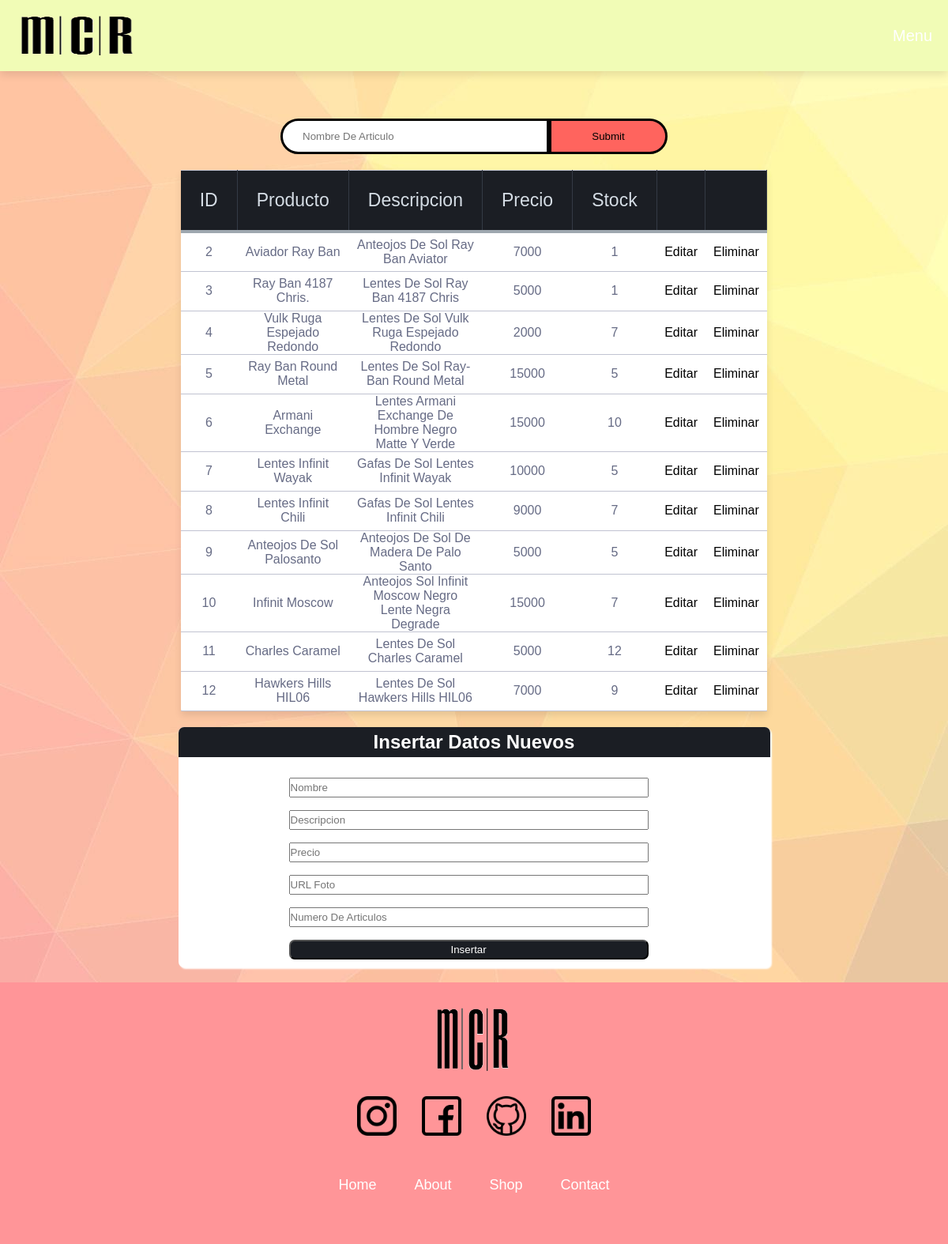
Screenshot of /PHP/admin.php with the database file from the repository.
### tables this page shows
CREATE TABLE `inventario` (
  `id` int(8) NOT NULL,
  `nombre` varchar(30) DEFAULT NULL,
  `descripcion` varchar(100) DEFAULT NULL,
  `precio` int(12) DEFAULT NULL,
  `foto` varchar(1000) DEFAULT NULL,
  `stock` int(9) DEFAULT NULL
);

### PHP/admin.php (the view, shortened to what this page needs)
<!DOCTYPE html>
<html lang="en">
<head>
	<link rel="stylesheet" type="text/css" href="../css/styles.css">
</head>
<body>
	<header>
		<a href="index_administrador.php" class="logo"><img class="logo" src="../imagenes/logo.jpg"></a>
		<label for="menu">Menu</label>
	</header>
	<div id="contenedorPrimal">
		<form method="post" action="" class="form_buscar">
			<input type="text" class="infoBuscador" name="dato" placeholder="Nombre de articulo">
			<input type="submit" name="boton" id="btn">
		</form>
		<?php
			include('conexion.php');
			$consulta = mysqli_query($conexion, "SELECT * FROM inventario");
		?>
		<?php if(isset($_POST['dato'])){ ?>
			<?php
				$dato = $_POST["dato"];
				$query = mysqli_query($conexion, "SELECT * FROM inventario WHERE nombre LIKE '%$dato%' OR
																				 id 	LIKE '%$dato%' OR
																				 precio LIKE '%$dato%'");
				$resultado=mysqli_num_rows($query);
			?>
				<?php if($resultado == 0){ ?>
					<! -- SI EL DATO NO EXISTE MUESTRO TODO -->
						<h1>EL DATO NO EXISTE</h1>
						<div class="contenedorTabla">
							<table class="table-fill">
								<thead class="Title">
									<tr>
										<th>ID</th>
										<th>Producto</th>
										<th>Descripcion</th>
										<th>Precio</th>
										<th>Stock</th>
										<th></th>
										<th></th>
									</tr>
								</thead>
								<tbody class="Datos">
									<?php while($row=mysqli_fetch_array($consulta)){ ?>
									<tr>
										<td><?php echo $row['id']?></td>
				                        <td><?php echo $row['nombre']?></td>
				                        <td><?php echo $row['descripcion']?></td>
				                        <td><?php echo $row['precio']?></td>
				                        <td><?php echo $row['stock']?></td>
				                        <td><a href="actualizar.php?id=<?= $row['id'] ?>" class="btn_update">Editar</a></td>
										<td><a href="delete.php?id=<?= $row['id'] ?>" class="btn-drop">Eliminar</a></td>
									</tr>
									<?php } ?>
								</tbody>
							</table>
						</div>
				<?php }else{ ?>
						<! -- DATOS SOLICITADOS -->
						<div class="contenedorTabla">
							<table class="table-fill">
								<thead class="Title">
									<tr>
										<th>ID</th>
										<th>Producto</th>
										<th>Descripcion</th>
										<th>Precio</th>
										<th>Stock</th>
										<th></th>
										<th></th>
									</tr>
								</thead>
								<tbody class="Datos">
									<?php while($row=mysqli_fetch_array($query)){ ?>
									<tr>
										<td><?php echo $row['id']?></td>
				                        <td><?php echo $row['nombre']?></td>
				                        <td><?php echo $row['descripcion']?></td>
				                        <td><?php echo $row['precio']?></td>
				                        <td><?php echo $row['stock']?></td>
		                                <td><a href="actualizar.php?id=<?= $row['id'] ?>" class="btn_update">Editar</a></td>
										<td><a href="delete.php?id=<?= $row['id'] ?>" class="btn-drop">Eliminar</a></td>
									</tr>
									<?php } ?>
								</tbody>
							</table>
						</div>
				<?php } ?>
			<?php }else{ ?>
		              <div class="contenedorTabla">
		              	<table class="table-fill">
							<thead class="Title">
								<tr>
									<th>ID</th>
									<th>Producto</th>
									<th>Descripcion</th>
									<th>Precio</th>
									<th>Stock</th>
									<th></th>
									<th></th>
								</tr>
							</thead>
							<tbody class="Datos">
								<?php while($row=mysqli_fetch_array($consulta)){ ?>
								<tr>
									<td><?php echo $row['id'] ?></td>
			                        <td><?php echo $row['nombre'] ?></td>
			                        <td><?php echo $row['descripcion'] ?></td>
			                        <td><?php echo $row['precio'] ?></td>
			                        <td><?php echo $row['stock']?></td>
			                        <td><a href="actualizar.php?id=<?= $row['id'] ?>" class="btn_update">Editar</a></td>
									<td><a href="delete.php?id=<?= $row['id'] ?>" class="btn-drop">Eliminar</a></td>
								</tr>
								<?php } ?>
							</tbody>
						</table>
		              </div>
				<?php } ?>
			<form action="insertar.php" method="POST" class="form_Insert">
            	<h2 class="titulo">Insertar datos nuevos</h2>
            	<div class="contenedor-imput">
                    <input type="text" class="info" name="nombre" placeholder="Nombre">
                    <input type="text" class="info" name="descripcion" placeholder="Descripcion">
                    <input type="text" class="info" name="precio" placeholder="Precio">
                    <input type="text" class="info" name="foto" placeholder="URL foto">
                    <input type="text" class="info" name="stock" placeholder="Numero de articulos" pattern="[0-9]+">
                    <input type="submit" class="btn" value="insertar" >
                </div>
            </form>
	</div>
	<div class="contenedorFooter">
		<footer id="pieDePag">
	        <img class="logo" src="../imagenes/logo - copia.jpg" alt="LogoMCR">
	        <div class="contenedorRedes">
	        	<a href="https://www.instagram.com/mateo.criado_rota/" class="iconoRedSocial">
	        		<img class="logored" src="../imagenes/instagram.png" alt="logoInstagram">
	        	</a>
	        	<a href="https://www.facebook.com/mateo.criadorota.9" class="iconoRedSocial">
	        		<img class="logored" src="../imagenes/facebook.png" alt="logofacebook">
	        	</a>
	        	<a href="https://github.com/mateocriadorota?tab=repositories" class="iconoRedSocial">
	        		<img class="logored" src="../imagenes/github.png" alt="logoGithub">
	        	</a>
	        	<a href="https://www.linkedin.com/in/mateo-criado-rota-848465234/" class="iconoRedSocial">
	        		<img class="logored" src="../imagenes/linkedin.png" alt="logolinkedin">
	        	</a>
	        </div>
	        <ul class="contenedorMenu">
	        	<?php if($_SESSION['administrador']==1){?>
						<li class="MenuItem"> <a href="index_administrador.php">Home</a></li>
				<?php }else{ ?>
					<li class="MenuItem"> <a href="index_usuario.php">Home</a></li>
				<?php } ?>
				<li class="MenuItem"> <a href="about.php">About</a></li>
				<li class="MenuItem"> <a href="shop.php">Shop</a></li>
				<li class="MenuItem"> <a href="contacto.php">Contact</a></li>
	        </ul>
    	</footer>
	</div>
</body>
</html>

### css/styles.css (style rules this page uses)
* { margin: 0; padding: 0; box-sizing: border-box; font-family: sans-serif; text-transform: capitalize; text-decoration: none; }
body { background-image: url("../imagenes/fondo.jpg"); min-height: 100vh; position: relative; padding-top: 100px; padding-bottom: 350px; }
header { position: fixed; top: 0; right: 0; left: 0; background: #F1FCB6 ; box-shadow: 0 5px 10px rgb(0, 0, 0,.1); display: flex; align-items: center; justify-content: space-between; z-index: 1000; }
header .logo { height: 50px; width: 160px; margin: 0; }
header label { font-size: 20px; color: white; cursor: pointer; display: none; }
@media (max-width:1280px) { div#contenedorPrimal { margin-top: 50px; } }
@media (max-width:1280px) { header { padding: 20px; } }
@media (max-width:1280px) { header label { display: initial; } }
@media (max-width:1280px) { input.infoBuscador, input#btn { border: solid black; } }
.infoBuscador { background: #fff; width: 340px; height: 45px; border: none; outline: none; padding: 0 25px; border-radius: 25px 0 0 25px ; }
.form_buscar { display: flex; justify-content: center; }
#btn { position: relative; border-radius: 0 25px 25px 0; width: 150px; height: 45px; border: none; outline: none; cursor: pointer; background: #FF645E; color: black; }
footer { width: 100%; padding: 2rem 8%; background-color: #FF9598 ; display: flex; justify-content: center; text-align: center; align-items: center; flex-direction: column; position: absolute; bottom: 0; }
.logo { height: 80px; margin-bottom: 1rem; }
.contenedorRedes, .contenedorMenu { display: flex; justify-content: center; flex-wrap: warp; margin-bottom: 1rem; }
.logored { height: 50px; width: 50px; }
.iconoRedSocial { margin: 1rem; }
.contenedorMenu { list-style-type: none; font-size: 18px; }
.MenuItem { margin: 1rem 1.5rem; cursor: pointer; }
.MenuItem a { color: white; }
.contenedorTabla { margin-top: 20px; }
.table-fill { background:white; border-radius:3px; border-collapse:collapse; height:200px; margin:auto; max-width:600px; padding:5px; width:100%; box-shadow:0 5px 10px rgba(0,0,0,0.1); animation:float 5s infinite; }
th { color:#D5DDE5; background-color:#1b1e24; border-bottom: 4px solid#9ea7af; border-right: 1px solid#343a45; font-size:23px; font-weight:100; padding:24px; text-align:left; text-shadow:01px 1px rgba(0,0,0,0.1); vertical-align: middle; }
tr { border-top:1px solid#C1c3d1; border-bottom:1px solid#C1c3d1; color:#666b85; font-size:16px; font-weight:normal; text-shadow:01px 1px rgba(256,256,256,0.1); }
td { height: 50px; text-align: center; padding-right: 10px; padding-left: 10px; }
td a { color: black; width: 100%; height: 100%; }
.form_Insert { max-width:749px; width: 100%; margin: auto; background: white; border-radius: 7px ; box-shadow: 2px 2px 2px white; margin-top: 20px; }
.titulo { background: #1b1e24; text-align: center; padding: 5px; color: white; border-top-left-radius: 7px; border-top-right-radius: 7px; }
.contenedor-imput { display: flex; flex-direction: column; justify-self: space-around; padding: 10px 40px; margin-left: 100px; }
.info, .btn { width: 80%; height: 25px; margin-top: 1rem; }
.btn { background: #1b1e24 ; color: white; border-radius: 7px; }

### rows the page displays
inventario: id "2", nombre "Aviador Ray Ban", descripcion "Anteojos De Sol Ray Ban Aviator", precio "7000", stock "1"
inventario: id "3", nombre "Ray Ban 4187 Chris.", descripcion "Lentes De Sol Ray Ban 4187 Chris", precio "5000", stock "1"
inventario: id "4", nombre "Vulk Ruga Espejado Redondo", descripcion "Lentes De Sol Vulk Ruga Espejado Redondo", precio "2000", stock "7"
inventario: id "5", nombre "Ray Ban Round Metal", descripcion "Lentes De Sol Ray-Ban Round Metal", precio "15000", stock "5"
inventario: id "6", nombre "Armani Exchange", descripcion "Lentes Armani Exchange De Hombre Negro Matte Y Verde", precio "15000", stock "10"
inventario: id "7", nombre "Lentes Infinit Wayak", descripcion "Gafas De Sol Lentes Infinit Wayak", precio "10000", stock "5"
inventario: id "8", nombre "Lentes Infinit Chili", descripcion "Gafas De Sol Lentes Infinit Chili", precio "9000", stock "7"
inventario: id "9", nombre "Anteojos De Sol Palosanto", descripcion "Anteojos De Sol De Madera De Palo Santo", precio "5000", stock "5"
inventario: id "10", nombre "Infinit Moscow", descripcion "Anteojos Sol Infinit Moscow Negro Lente Negra Degrade", precio "15000", stock "7"
inventario: id "11", nombre "Charles Caramel", descripcion "Lentes De Sol Charles Caramel", precio "5000", stock "12"
inventario: id "12", nombre "Hawkers Hills HIL06", descripcion "Lentes De Sol Hawkers Hills HIL06", precio "7000", stock "9"
